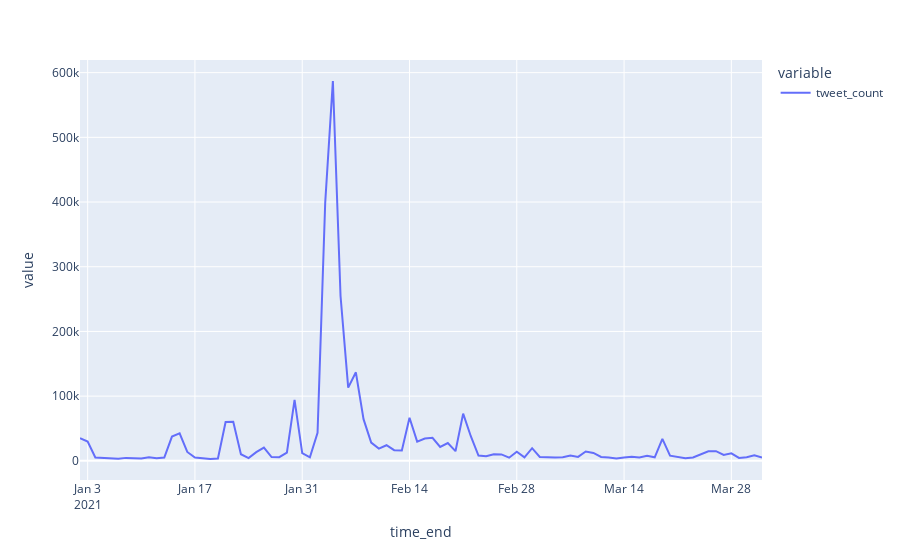

Notebook code for this chart:
### Code cell
import plotly.express as px

px.line(rihanna_timeseries.tweet_count)
